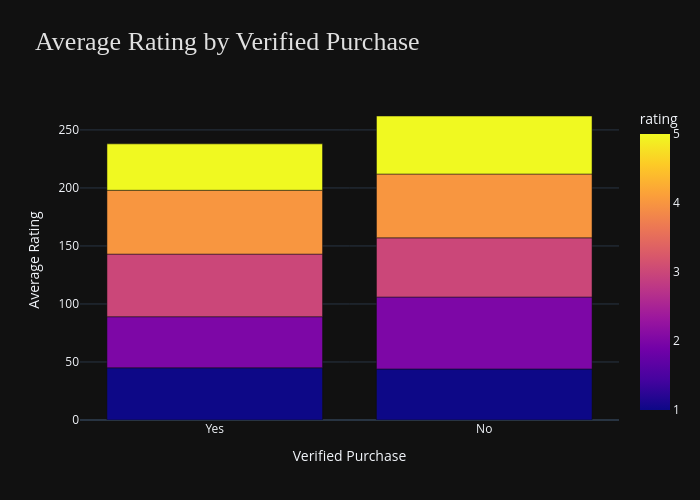

This figure's notebook cell:
### Code cell
# 7. Are verified users more satisfied than non-verified ones?

verified_df = df.groupby('rating')['verified_purchase'].value_counts().reset_index(name='count')

fig = px.bar(
    verified_df,
    x='verified_purchase',
    y='count',
    color='rating',
    title='Average Rating by Verified Purchase',
    barmode='stack'
)

fig.update_layout(
    width = 700,
    height = 500,
    xaxis_title='Verified Purchase',
    yaxis_title='Average Rating',
    title_font=dict(size=26, color='#E0E0E0', family='Arial Black'),
    template="plotly_dark")
fig.show()

### Figure 1 — Plotly figure (JSON) as saved in the notebook; plotly's stock layout.template omitted (floating-point values rounded to 4 significant figures)
{"data": [{"hovertemplate": "verified_purchase=%{x}<br>count=%{y}<br>rating=%{marker.color}<extra></extra>", "legendgroup": "", "marker": {"color": [1, 1, 2, 2, 3, 3, 4, 4, 5, 5], "coloraxis": "coloraxis", "pattern": {"shape": ""}}, "name": "", "orientation": "v", "showlegend": false, "textposition": "auto", "type": "bar", "x": ["Yes", "No", "No", "Yes", "Yes", "No", "No", "Yes", "No", "Yes"], "xaxis": "x", "y": [45, 44, 62, 44, 54, 51, 55, 55, 50, 40], "yaxis": "y"}], "layout": {"barmode": "stack", "coloraxis": {"colorbar": {"title": {"text": "rating"}}, "colorscale": [[0, "#0d0887"], [0.1111, "#46039f"], [0.2222, "#7201a8"], [0.3333, "#9c179e"], [0.4444, "#bd3786"], [0.5556, "#d8576b"], [0.6667, "#ed7953"], [0.7778, "#fb9f3a"], [0.8889, "#fdca26"], [1, "#f0f921"]]}, "height": 500, "legend": {"tracegroupgap": 0}, "title": {"font": {"color": "#E0E0E0", "family": "Arial Black", "size": 26}, "text": "Average Rating by Verified Purchase"}, "width": 700, "xaxis": {"anchor": "y", "domain": [0, 1], "title": {"text": "Verified Purchase"}}, "yaxis": {"anchor": "x", "domain": [0, 1], "title": {"text": "Average Rating"}}}}
